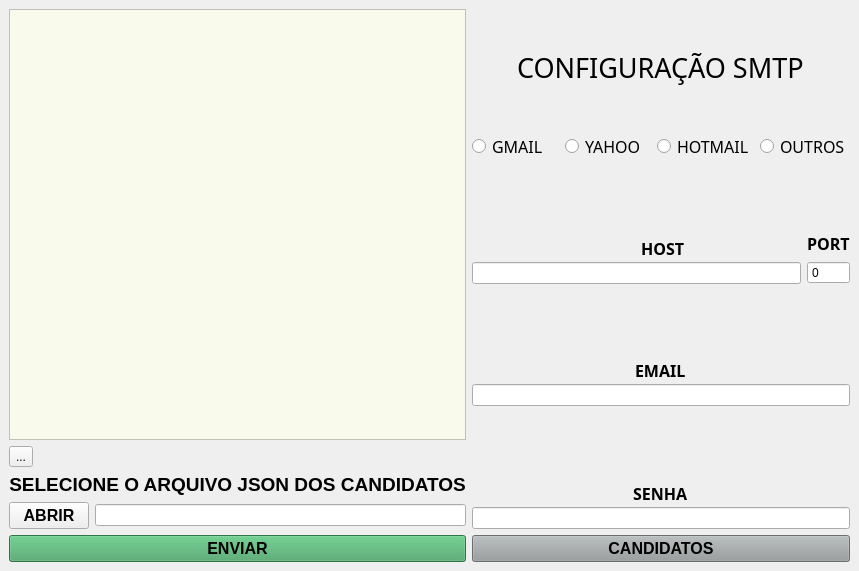
<?xml version="1.0" encoding="UTF-8"?>
<ui version="4.0">
 <class>MainWindow</class>
 <widget class="QMainWindow" name="MainWindow">
  <property name="geometry">
   <rect>
    <x>0</x>
    <y>0</y>
    <width>859</width>
    <height>571</height>
   </rect>
  </property>
  <property name="windowTitle">
   <string>TORPEDO DE EMAIL V2.0 [GUILHERME SILVA]</string>
  </property>
  <widget class="QWidget" name="centralwidget">
   <layout class="QGridLayout" name="gridLayout_3">
    <item row="0" column="0">
     <layout class="QHBoxLayout" name="layout_geral">
      <item>
       <layout class="QVBoxLayout" name="layout_esquerda">
        <property name="spacing">
         <number>6</number>
        </property>
        <property name="topMargin">
         <number>0</number>
        </property>
        <property name="bottomMargin">
         <number>0</number>
        </property>
        <item>
         <widget class="QTextEdit" name="textEdit">
          <property name="styleSheet">
           <string notr="true">background-color: #F9F9EC;</string>
          </property>
          <property name="frameShape">
           <enum>QFrame::StyledPanel</enum>
          </property>
          <property name="frameShadow">
           <enum>QFrame::Sunken</enum>
          </property>
          <property name="lineWidth">
           <number>1</number>
          </property>
          <property name="midLineWidth">
           <number>0</number>
          </property>
          <property name="verticalScrollBarPolicy">
           <enum>Qt::ScrollBarAsNeeded</enum>
          </property>
          <property name="sizeAdjustPolicy">
           <enum>QAbstractScrollArea::AdjustIgnored</enum>
          </property>
         </widget>
        </item>
        <item>
         <widget class="QToolButton" name="btn_assinatura">
          <property name="toolTip">
           <string>&lt;html&gt;&lt;head/&gt;&lt;body&gt;&lt;p&gt;Assinatura Digital&lt;/p&gt;&lt;/body&gt;&lt;/html&gt;</string>
          </property>
          <property name="text">
           <string>...</string>
          </property>
         </widget>
        </item>
        <item>
         <layout class="QGridLayout" name="layout_inferior">
          <item row="1" column="1">
           <widget class="QLineEdit" name="diretorio_json">
            <property name="enabled">
             <bool>true</bool>
            </property>
            <property name="focusPolicy">
             <enum>Qt::NoFocus</enum>
            </property>
            <property name="text">
             <string notr="true"/>
            </property>
            <property name="frame">
             <bool>true</bool>
            </property>
            <property name="echoMode">
             <enum>QLineEdit::Normal</enum>
            </property>
            <property name="dragEnabled">
             <bool>false</bool>
            </property>
            <property name="readOnly">
             <bool>true</bool>
            </property>
            <property name="cursorMoveStyle">
             <enum>Qt::VisualMoveStyle</enum>
            </property>
            <property name="clearButtonEnabled">
             <bool>false</bool>
            </property>
           </widget>
          </item>
          <item row="1" column="0">
           <widget class="QPushButton" name="btn_json">
            <property name="font">
             <font>
              <pointsize>12</pointsize>
              <weight>75</weight>
              <bold>true</bold>
             </font>
            </property>
            <property name="text">
             <string>ABRIR</string>
            </property>
           </widget>
          </item>
          <item row="2" column="0" colspan="2">
           <widget class="QPushButton" name="btn_enviar">
            <property name="font">
             <font>
              <pointsize>12</pointsize>
              <weight>75</weight>
              <bold>true</bold>
             </font>
            </property>
            <property name="toolTip">
             <string>&lt;html&gt;&lt;head/&gt;&lt;body&gt;&lt;pre style=&quot; margin-top:12px; margin-bottom:12px; margin-left:0px; margin-right:0px; -qt-block-indent:0; text-indent:0px; background-color:#282c34;&quot;&gt;&lt;span style=&quot; font-family:'Liberation Mono,monospace'; color:#89ca78;&quot;&gt;Enviar para todos os candidatos.&lt;/span&gt;&lt;/pre&gt;&lt;/body&gt;&lt;/html&gt;</string>
            </property>
            <property name="styleSheet">
             <string notr="true">background-color: #42A162;
</string>
            </property>
            <property name="text">
             <string>ENVIAR</string>
            </property>
            <property name="checkable">
             <bool>false</bool>
            </property>
            <property name="autoDefault">
             <bool>false</bool>
            </property>
            <property name="default">
             <bool>false</bool>
            </property>
            <property name="flat">
             <bool>false</bool>
            </property>
           </widget>
          </item>
          <item row="0" column="0" colspan="2">
           <widget class="QLabel" name="lb_selecione">
            <property name="font">
             <font>
              <family>Ubuntu</family>
              <pointsize>14</pointsize>
              <weight>75</weight>
              <bold>true</bold>
             </font>
            </property>
            <property name="mouseTracking">
             <bool>true</bool>
            </property>
            <property name="tabletTracking">
             <bool>false</bool>
            </property>
            <property name="text">
             <string>SELECIONE O ARQUIVO JSON DOS CANDIDATOS</string>
            </property>
            <property name="textFormat">
             <enum>Qt::PlainText</enum>
            </property>
            <property name="alignment">
             <set>Qt::AlignCenter</set>
            </property>
            <property name="wordWrap">
             <bool>false</bool>
            </property>
            <property name="margin">
             <number>1</number>
            </property>
            <property name="indent">
             <number>-1</number>
            </property>
           </widget>
          </item>
         </layout>
        </item>
       </layout>
      </item>
      <item>
       <layout class="QVBoxLayout" name="layout_direita">
        <property name="spacing">
         <number>6</number>
        </property>
        <item alignment="Qt::AlignHCenter|Qt::AlignVCenter">
         <widget class="QLabel" name="lb_smtp">
          <property name="font">
           <font>
            <family>Ubuntu Light</family>
            <pointsize>20</pointsize>
           </font>
          </property>
          <property name="text">
           <string>CONFIGURAÇÃO SMTP</string>
          </property>
         </widget>
        </item>
        <item>
         <layout class="QHBoxLayout" name="layout_servidores">
          <item>
           <widget class="QRadioButton" name="rdbtn_gmail">
            <property name="font">
             <font>
              <family>Ubuntu Light</family>
              <pointsize>12</pointsize>
             </font>
            </property>
            <property name="text">
             <string>GMAIL</string>
            </property>
           </widget>
          </item>
          <item>
           <widget class="QRadioButton" name="rdbtn_yahoo">
            <property name="font">
             <font>
              <family>Ubuntu Light</family>
              <pointsize>12</pointsize>
              <weight>50</weight>
              <italic>false</italic>
              <bold>false</bold>
              <underline>false</underline>
              <strikeout>false</strikeout>
             </font>
            </property>
            <property name="text">
             <string>YAHOO</string>
            </property>
           </widget>
          </item>
          <item>
           <widget class="QRadioButton" name="rdbtn_hotmail">
            <property name="font">
             <font>
              <family>Ubuntu Light</family>
              <pointsize>12</pointsize>
             </font>
            </property>
            <property name="text">
             <string>HOTMAIL</string>
            </property>
           </widget>
          </item>
          <item>
           <widget class="QRadioButton" name="rdbtn_outros">
            <property name="font">
             <font>
              <family>Ubuntu Light</family>
              <pointsize>12</pointsize>
             </font>
            </property>
            <property name="text">
             <string>OUTROS</string>
            </property>
           </widget>
          </item>
         </layout>
        </item>
        <item>
         <layout class="QHBoxLayout" name="layout_host_port">
          <item>
           <layout class="QVBoxLayout" name="layout_host">
            <property name="spacing">
             <number>2</number>
            </property>
            <property name="leftMargin">
             <number>0</number>
            </property>
            <property name="rightMargin">
             <number>0</number>
            </property>
            <item alignment="Qt::AlignHCenter|Qt::AlignBottom">
             <widget class="QLabel" name="lb_host">
              <property name="font">
               <font>
                <family>Ubuntu Light</family>
                <pointsize>12</pointsize>
                <weight>75</weight>
                <bold>true</bold>
               </font>
              </property>
              <property name="layoutDirection">
               <enum>Qt::LeftToRight</enum>
              </property>
              <property name="text">
               <string>             HOST</string>
              </property>
             </widget>
            </item>
            <item>
             <widget class="QLineEdit" name="le_host">
              <property name="maxLength">
               <number>127</number>
              </property>
             </widget>
            </item>
           </layout>
          </item>
          <item>
           <layout class="QVBoxLayout" name="layout_port">
            <item alignment="Qt::AlignHCenter|Qt::AlignBottom">
             <widget class="QLabel" name="lb_port">
              <property name="font">
               <font>
                <family>Ubuntu Light</family>
                <pointsize>12</pointsize>
                <weight>75</weight>
                <bold>true</bold>
               </font>
              </property>
              <property name="text">
               <string>PORT</string>
              </property>
             </widget>
            </item>
            <item>
             <widget class="QSpinBox" name="sb_port">
              <property name="buttonSymbols">
               <enum>QAbstractSpinBox::NoButtons</enum>
              </property>
              <property name="correctionMode">
               <enum>QAbstractSpinBox::CorrectToNearestValue</enum>
              </property>
              <property name="maximum">
               <number>999</number>
              </property>
              <property name="value">
               <number>0</number>
              </property>
              <property name="displayIntegerBase">
               <number>10</number>
              </property>
             </widget>
            </item>
           </layout>
          </item>
         </layout>
        </item>
        <item>
         <layout class="QVBoxLayout" name="layout_email">
          <property name="spacing">
           <number>2</number>
          </property>
          <item alignment="Qt::AlignHCenter|Qt::AlignBottom">
           <widget class="QLabel" name="lb_email">
            <property name="font">
             <font>
              <family>Ubuntu Light</family>
              <pointsize>12</pointsize>
              <weight>75</weight>
              <bold>true</bold>
             </font>
            </property>
            <property name="text">
             <string>EMAIL</string>
            </property>
           </widget>
          </item>
          <item>
           <widget class="QLineEdit" name="le_email">
            <property name="maxLength">
             <number>127</number>
            </property>
           </widget>
          </item>
         </layout>
        </item>
        <item>
         <layout class="QVBoxLayout" name="verticalLayout">
          <property name="spacing">
           <number>2</number>
          </property>
          <item alignment="Qt::AlignHCenter|Qt::AlignBottom">
           <widget class="QLabel" name="lb_senha">
            <property name="font">
             <font>
              <family>Ubuntu Light</family>
              <pointsize>12</pointsize>
              <weight>75</weight>
              <bold>true</bold>
             </font>
            </property>
            <property name="text">
             <string>SENHA</string>
            </property>
           </widget>
          </item>
          <item>
           <widget class="QLineEdit" name="le_senha">
            <property name="text">
             <string/>
            </property>
            <property name="maxLength">
             <number>1024</number>
            </property>
            <property name="echoMode">
             <enum>QLineEdit::Password</enum>
            </property>
           </widget>
          </item>
         </layout>
        </item>
        <item>
         <widget class="QPushButton" name="btn_candidatos">
          <property name="font">
           <font>
            <pointsize>12</pointsize>
            <weight>75</weight>
            <italic>false</italic>
            <bold>true</bold>
           </font>
          </property>
          <property name="toolTip">
           <string>&lt;html&gt;&lt;head/&gt;&lt;body&gt;&lt;pre style=&quot; margin-top:12px; margin-bottom:12px; margin-left:0px; margin-right:0px; -qt-block-indent:0; text-indent:0px; background-color:#282c34;&quot;&gt;&lt;span style=&quot; font-family:'Liberation Mono,monospace'; color:#89ca78;&quot;&gt;Mostrar todos os candidatos.&lt;/span&gt;&lt;/pre&gt;&lt;/body&gt;&lt;/html&gt;</string>
          </property>
          <property name="styleSheet">
           <string notr="true">background-color: #979C9C;</string>
          </property>
          <property name="text">
           <string>CANDIDATOS</string>
          </property>
         </widget>
        </item>
       </layout>
      </item>
     </layout>
    </item>
   </layout>
  </widget>
 </widget>
 <tabstops>
  <tabstop>btn_json</tabstop>
  <tabstop>diretorio_json</tabstop>
  <tabstop>rdbtn_gmail</tabstop>
  <tabstop>rdbtn_yahoo</tabstop>
  <tabstop>rdbtn_hotmail</tabstop>
  <tabstop>rdbtn_outros</tabstop>
  <tabstop>le_host</tabstop>
  <tabstop>sb_port</tabstop>
  <tabstop>le_email</tabstop>
  <tabstop>le_senha</tabstop>
  <tabstop>btn_enviar</tabstop>
  <tabstop>btn_candidatos</tabstop>
  <tabstop>textEdit</tabstop>
  <tabstop>btn_assinatura</tabstop>
 </tabstops>
 <resources/>
 <connections/>
</ui>
